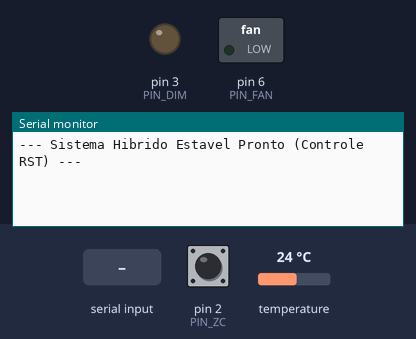
The sketch below on a simulated Arduino Leonardo, built with avr-gcc and run on an emulated ATmega32U4. Shown: switched loads named in the sketch (green lamp = pin HIGH), output pins drawn as LEDs (lit = HIGH), the last lines printed to the serial monitor. Inputs (shaded band) come from the test bench; at power-on: pin 2 (PIN_ZC) HIGH, temperature 24 °C.

Above: at 1.5 s.
1.6 s: "/stop\n" received over Serial
At 2.7 s:
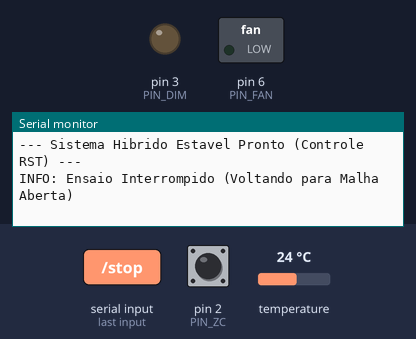
3.1 s: "/monitor off\n" received over the second serial link
At 3.9 s:
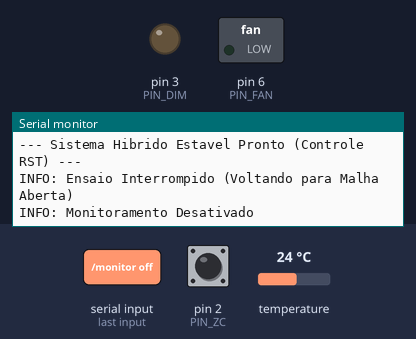
4.6 s: "/monitor on\n" received over Serial
At 4.82 s:
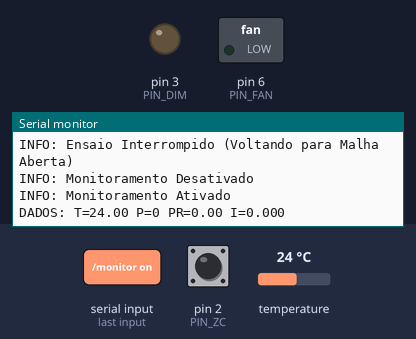

Measured:
- after the input at 1.6 s, the serial monitor: prints a new line at once (image 1)
- after the input at 3.1 s, the serial monitor: prints a new line at once (image 2)
- after the input at 4.6 s, the serial monitor: prints a new line at once (image 3)

The sketch:

mega_bt_termico_controle.ino
```cpp
/*
  SISTEMA MODULAR - ARQUITETURA HÍBRIDA ESTÁVEL (OMNICANAL + DSP)
  Versão: Controle RST - Malha Fechada
*/
#include <OneWire.h>
#include <DallasTemperature.h>

#define PIN_ZC 2
#define PIN_DIM 3
#define PIN_FAN 6
#define PIN_DS18B20 8
#define PIN_CURRENT A0

volatile unsigned long lastZC = 0;
volatile int atrasoDimmerAtual = 8200;
volatile int powerAtual = 0;
volatile unsigned long zcCounter = 0;

OneWire oneWire(PIN_DS18B20);
DallasTemperature sensors(&oneWire);


int ensaioTargetPower = 0;
unsigned long ensaioDurationMillis = 0;
unsigned long ensaioStartMillis = 0;
bool ensaioRunning = false;
bool monitorMode = false;

volatile float setpointTemp = 30.0; //


// Variáveis essenciais para o Bluetooth que faltavam

const byte MASCARA_BUFFER = 64;
char bufferUSB[MASCARA_BUFFER];
char bufferBT[MASCARA_BUFFER];

// Controladores de Tempo

unsigned long lastCurrentTime = 0;
unsigned long lastTempTime = 0;
unsigned long lastTelemetryTime = 0;

void setup() {
  Serial.begin(115200);
  pinMode(PIN_FAN, OUTPUT);
  digitalWrite(PIN_FAN, LOW);

  BT_Init();
  Sensor_Init();
  Dimmer_Init();

  // Inicializa os vetores do controlador RST
  Controle_Init();

  EnviarMensagem("--- Sistema Hibrido Estavel Pronto (Controle RST) ---");
}

void loop() {
  // 1. Amostragem de corrente contínua
  Sensor_AmostraContinua();

  // 2. Cálculo RMS da corrente (250ms)
  if (millis() - lastCurrentTime >= 250) {
    lastCurrentTime = millis();
    Sensor_CalcularRMS();
  }

  // 3. Atualização da Temperatura (800ms)
  if (millis() - lastTempTime >= 800) {
    lastTempTime = millis();
    Sensor_AmostraTemperatura();
  }

  // 4. Execução da Malha de Controle (Respeita o Ts de 2s definido no módulo)
  Controle_Update();

  // 5. Telemetria para a Interface (250ms)
  if (millis() - lastTelemetryTime >= 250) {
    lastTelemetryTime = millis();
    BT_SendTelemetry();
  }

  Ensaio_Update();
  BT_Listen();
}
```

BLUETOOTH.ino
```cpp
// =================================================================
// MÓDULO 5: COMUNICAÇÃO OMNICANAL (USB + HC-06)
// =================================================================

void BT_Init() {
  Serial1.begin(115200);
}

void EnviarMensagem(String msg) {
  Serial.println(msg);
  Serial1.println(msg);
}

void BT_Listen() {
  static byte idxUSB = 0;
  while (Serial.available() > 0) {
    char c = Serial.read();
    if (c != '\n' && c != '\r') {
      bufferUSB[idxUSB++] = c;
      if (idxUSB >= MASCARA_BUFFER) idxUSB = MASCARA_BUFFER - 1;
    } else if (c == '\n') {
      bufferUSB[idxUSB] = '\0';
      idxUSB = 0;
      String cmd = String(bufferUSB);
      cmd.trim();
      if(cmd.length() > 0) CMD_Parse(cmd);
    }
  }

  static byte idxBT = 0;
  while (Serial1.available() > 0) {
    char c = Serial1.read();
    if (c != '\n' && c != '\r') {
      bufferBT[idxBT++] = c;
      if (idxBT >= MASCARA_BUFFER) idxBT = MASCARA_BUFFER - 1;
    } else if (c == '\n') {
      bufferBT[idxBT] = '\0';
      idxBT = 0;
      String cmd = String(bufferBT);
      cmd.trim();
      if(cmd.length() > 0) CMD_Parse(cmd);
    }
  }
}

void CMD_Parse(String cmd) {
  if (cmd.startsWith("/play")) {
    // Espera formato: /play [segundos] [temperatura]
    int p1 = cmd.indexOf(' ');
    int p2 = cmd.indexOf(' ', p1 + 1);
    if (p1 != -1 && p2 != -1) {
      int dur = cmd.substring(p1 + 1, p2).toInt();
      float target = cmd.substring(p2 + 1).toFloat();
      Ensaio_Start(dur, target);
    }
  }
  else if (cmd.startsWith("/stop")) {
    Ensaio_Stop();
  }
  else if (cmd.startsWith("/setpoint ")) {
    setpointTemp = cmd.substring(10).toFloat();
    EnviarMensagem("INFO: Novo Setpoint = " + String(setpointTemp) + " C");
  }
  else if (cmd.startsWith("/monitor on")) {
    monitorMode = true;
    EnviarMensagem("INFO: Monitoramento Ativado");
  }
  else if (cmd.startsWith("/monitor off")) {
    monitorMode = false;
    EnviarMensagem("INFO: Monitoramento Desativado");
  }
  else if (cmd.startsWith("/fan ")) {
    int val = cmd.substring(5).toInt();
    analogWrite(PIN_FAN, map(val, 0, 100, 0, 255));
  }
}

void BT_SendTelemetry() {
  static bool lastStateActive = false;
  bool currentStateActive = (ensaioRunning || monitorMode);

  if (!currentStateActive) {
    if (lastStateActive) {
      float temp = Sensor_GetTemp();
      if (temp == DEVICE_DISCONNECTED_C) temp = 0.01;
      EnviarMensagem("DADOS: T=" + String(temp, 2) + " P=0 PR=0.00 I=0.000");
      lastStateActive = false;
    }
    return;
  }

  lastStateActive = true;
  float temp = Sensor_GetTemp();
  float curr = Sensor_GetCorrente();

  // Cálculo da Potência Real baseado no modelo de 165.8 Ohms
  float p_real = 165.8 * (curr * curr);

  if (temp != DEVICE_DISCONNECTED_C) {
    String pacote = "DADOS: T=" + String(temp, 2) +
                    " P=" + String(powerAtual) +
                    " PR=" + String(p_real, 2) +
                    " I=" + String(curr, 3);
    EnviarMensagem(pacote);
  }
}
```

controle.ino
```cpp
// =================================================================
// MÓDULO 6: CONTROLADOR DIGITAL RST (ALOCAÇÃO DE POLOS)
// =================================================================

// Coeficientes do Controlador (Vetorizados)
volatile float r[4] = {20.3667, -19.2819, 0.0000, 0.0000};
volatile float s[3] = {-1.0000, 0.0000, 0.0000};
volatile float T_gain = 1.0848;

// Memória de Estados (Equação de Diferenças)
volatile float y[4] = {0.0, 0.0, 0.0, 0.0}; // Histórico de Saída (Temperatura)
volatile float u[4] = {0.0, 0.0, 0.0, 0.0}; // Histórico de Controle (Potência)

//volatile float setpointTemp = 30.0;         // Referência inicial
unsigned long lastControlTime = 0;
const unsigned long Ts = 2000;              // Tempo de Amostragem (2 segundos)

void Controle_Init() {
  for(int i = 0; i < 4; i++) {
    y[i] = 0.0;
    u[i] = 0.0;
  }
}

void Controle_Update() {
  // Executa apenas se o ensaio estiver rodando em malha fechada
  if (!ensaioRunning) {
    lastControlTime = millis();
    return;
  }

  if (millis() - lastControlTime >= Ts) {
    lastControlTime = millis();

    float tempAtual = Sensor_GetTemp();

    // Proteção contra leitura inválida
    if (tempAtual <= 0 || tempAtual > 100) return;

    y[0] = tempAtual;

    // Equação de Diferenças RST: u(k) = -[S*u] - [R*y] + [T*Ref]
    u[0] = -(s[0]*u[1] + s[1]*u[2] + s[2]*u[3])
           -(r[0]*y[0] + r[1]*y[1] + r[2]*y[2] + r[3]*y[3])
           + (T_gain * setpointTemp);

    // Saturação do Atuador (Dimmer 0-100%)
    if (u[0] > 100.0) u[0] = 100.0;
    if (u[0] < 0.0)   u[0] = 0.0;

    // Aplica o valor calculado ao sistema
    powerAtual = (int)u[0];

    // Shift dos históricos
    for(int i = 3; i > 0; i--) {
      u[i] = u[i-1];
      y[i] = y[i-1];
    }
  }
}
```

dimmer.ino
```cpp
// =================================================================
// MÓDULO 1: CONTROLO DE POTÊNCIA SÍNCRONO (VERSÃO TESTADA E APROVADA)
// =================================================================

int tabelaDimmer[101];

void Dimmer_CalcularCurva() {
  for (int p = 0; p <= 100; p++) {
    if (p == 0) { tabelaDimmer[0] = 8200; continue; }
    if (p == 100) { tabelaDimmer[100] = 10; continue; }

    int t_min = 10;
    int t_max = 8200;
    int t_ans = 8200;

    for (int i = 0; i < 15; i++) {
      int t_mid = (t_min + t_max) / 2;
      float alpha = (float)t_mid * PI / 8333.33;
      float pot_calc = 1.0 - (alpha / PI) + (sin(2.0 * alpha) / (2.0 * PI));
      pot_calc *= 100.0;
      if (pot_calc < p) t_max = t_mid;
      else { t_min = t_mid; t_ans = t_mid; }
    }
    tabelaDimmer[p] = t_ans;
  }
}

void zeroCrossInterrupt() {
  unsigned long agora = micros();
  // 1. Filtro Anti-Ruído
  if (agora - lastZC < 4000) return;
  lastZC = agora;

  // ==============================================================
  // INTERRUPÇÃO ANINHADA:
  // Reativa as interrupções de fundo. Isso permite que a porta
  // Serial receba o Bluetooth sem corromper as letras, mesmo
  // enquanto o processador estiver preso no delay abaixo!
  // ==============================================================
  interrupts();

  // Lógica de acionamento do TRIAC
  if (powerAtual <= 0) { digitalWrite(PIN_DIM, LOW); return; }
  if (powerAtual >= 100) { digitalWrite(PIN_DIM, HIGH); return; }

  delayMicroseconds(atrasoDimmerAtual);
  digitalWrite(PIN_DIM, HIGH);
  delayMicroseconds(50);
  digitalWrite(PIN_DIM, LOW);
}

void Dimmer_Init() {
  pinMode(PIN_ZC, INPUT_PULLUP);
  pinMode(PIN_DIM, OUTPUT);
  digitalWrite(PIN_DIM, LOW);
  Dimmer_CalcularCurva();
  attachInterrupt(digitalPinToInterrupt(PIN_ZC), zeroCrossInterrupt, RISING);
}

void Dimmer_SetPower(int pot) {
  if (powerAtual != pot) {
    powerAtual = constrain(pot, 0, 100);
    atrasoDimmerAtual = tabelaDimmer[powerAtual];
    if (powerAtual <= 0) digitalWrite(PIN_DIM, LOW);
    else if (powerAtual >= 100) digitalWrite(PIN_DIM, HIGH);
  }
}

void Dimmer_Update() {}
```

logic.ino
```cpp
// =================================================================
// MÓDULO 4: LÓGICA DE ENSAIOS E SEGURANÇA
// =================================================================

void Ensaio_Update() {
  // A verificação de tempo (millis() - ensaioStartMillis >= ensaioDurationMillis)
  // foi completamente REMOVIDA.
  // Agora, uma vez iniciada, a malha fechada roda por tempo indeterminado.
  if (!ensaioRunning) return;
}

void Ensaio_Start(int durationSec, float targetTemp) {
  // Recebemos o "durationSec" da interface para não quebrar a comunicação,
  // mas ignoramos o seu valor para que o ciclo seja infinito.

  setpointTemp = targetTemp; // Atribui a temperatura alvo ao controlador
  ensaioStartMillis = millis();

  // Prepara o controlador para um novo ciclo de controle (Zera o histórico)
  Controle_Init();
  ensaioRunning = true;

  EnviarMensagem("INFO: Malha Fechada Iniciada (Alvo: " + String(targetTemp) + " C - Tempo Indeterminado)");
}

void Ensaio_Stop() {
  ensaioRunning = false;
  powerAtual = 0;
  Controle_Init();
  EnviarMensagem("INFO: Ensaio Interrompido (Voltando para Malha Aberta)");
}
```

sensore.ino
```cpp
/*
// =================================================================
// MÓDULO 2: MÁQUINA DE ESTADOS DOS SENSORES
// =================================================================

long somaQuadrados = 0;
long numAmostras = 0;
unsigned long lastCalcZC = 0;
float lastCorrente = 0.0;

unsigned long lastTempZC = 0;
float lastValidTemp = 0.0;

void Sensor_Init() {
  sensors.begin();
  sensors.setWaitForConversion(false);
  sensors.requestTemperatures();
  lastTempZC = zcCounter;
}

void Sensor_Update() {
  // 1. AMOSTRAGEM DE CORRENTE INSTANTÂNEA E LIVRE
  if (powerAtual > 0) {
    long valorCentralizado = analogRead(PIN_CURRENT) - 512;
    somaQuadrados += (valorCentralizado * valorCentralizado);
    numAmostras++;
  }

  // A CADA 3 CICLOS DE REDE (~25ms), CALCULA O RESULTADO FINAL
  if (zcCounter - lastCalcZC >= 3) {
    if (numAmostras > 0 && powerAtual > 0) {
      float mediaQuadrados = (float)somaQuadrados / numAmostras;
      float tensaoRMS = (sqrt(mediaQuadrados) * 5.0) / 1023.0;
      float corrente = ((tensaoRMS * 1000.0) / 185.0) - 0.040; // Com calibração
      lastCorrente = (corrente < 0) ? 0.0 : corrente;
    } else {
      lastCorrente = 0.0;
    }
    somaQuadrados = 0;
    numAmostras = 0;
    lastCalcZC = zcCounter;
  }

  // 2. ATUALIZA A TEMPERATURA A CADA 90 CICLOS DE REDE (Exatos 750ms)
  // Respeita o tempo exigido pelo chip DS18B20 sem travar nada
  if (zcCounter - lastTempZC >= 90) {
    lastValidTemp = sensors.getTempCByIndex(0);
    sensors.requestTemperatures();
    lastTempZC = zcCounter;
  }
}

float Sensor_GetTemp() { return lastValidTemp; }
float Sensor_GetCorrente() { return lastCorrente; }
*/
// =================================================================
// MÓDULO 2: SENSORES COM DSP E FILTRO PASSA-BAIXA
// =================================================================

long somaQuadrados = 0;
long numAmostras = 0;
float lastCorrente = 0.0;
float lastValidTemp = 0.0;

void Sensor_Init() {
  sensors.begin();
  sensors.setWaitForConversion(false);
  sensors.requestTemperatures();
}

void Sensor_AmostraContinua() {
  if (powerAtual > 0) {
      long valorCentralizado = analogRead(PIN_CURRENT) - 512;
      somaQuadrados += (valorCentralizado * valorCentralizado);
      numAmostras++;
  }
}

void Sensor_CalcularRMS() {
  if (numAmostras > 0 && powerAtual > 0) {
    float mediaQuadrados = (float)somaQuadrados / numAmostras;
    float tensaoRMS = (sqrt(mediaQuadrados) * 5.0) / 1023.0;
    float correnteBruta = (tensaoRMS * 1000.0) / 185.0;

    if (correnteBruta < 0.150) {
      lastCorrente = 0.0;
    } else {
      float fatores[11] = {0.000, 0.241, 0.357, 0.454, 0.535, 0.616, 0.681, 0.743, 0.850, 0.814, 0.990};
      int idx = powerAtual / 10;
      int idxSup = (idx < 10) ? idx + 1 : 10;
      float resto = (powerAtual % 10) / 10.0;
      float fatorCalibrado = fatores[idx] + (fatores[idxSup] - fatores[idx]) * resto;

      float correnteNova = correnteBruta * fatorCalibrado;

      if (lastCorrente == 0.0) lastCorrente = correnteNova;
      else lastCorrente = (lastCorrente * 0.70) + (correnteNova * 0.30);
    }
  } else {
    lastCorrente = 0.0;
  }

  somaQuadrados = 0;
  numAmostras = 0;
}

void Sensor_AmostraTemperatura() {
    lastValidTemp = sensors.getTempCByIndex(0);
    sensors.requestTemperatures();
}

float Sensor_GetTemp() { return lastValidTemp; }
float Sensor_GetCorrente() { return lastCorrente; }
```
